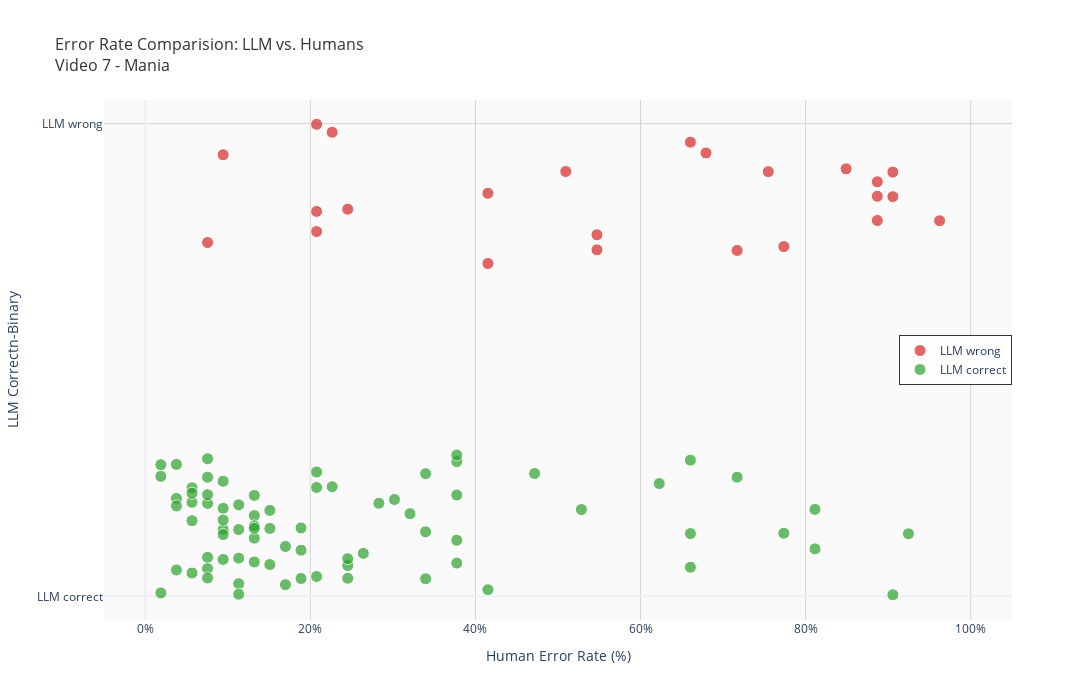
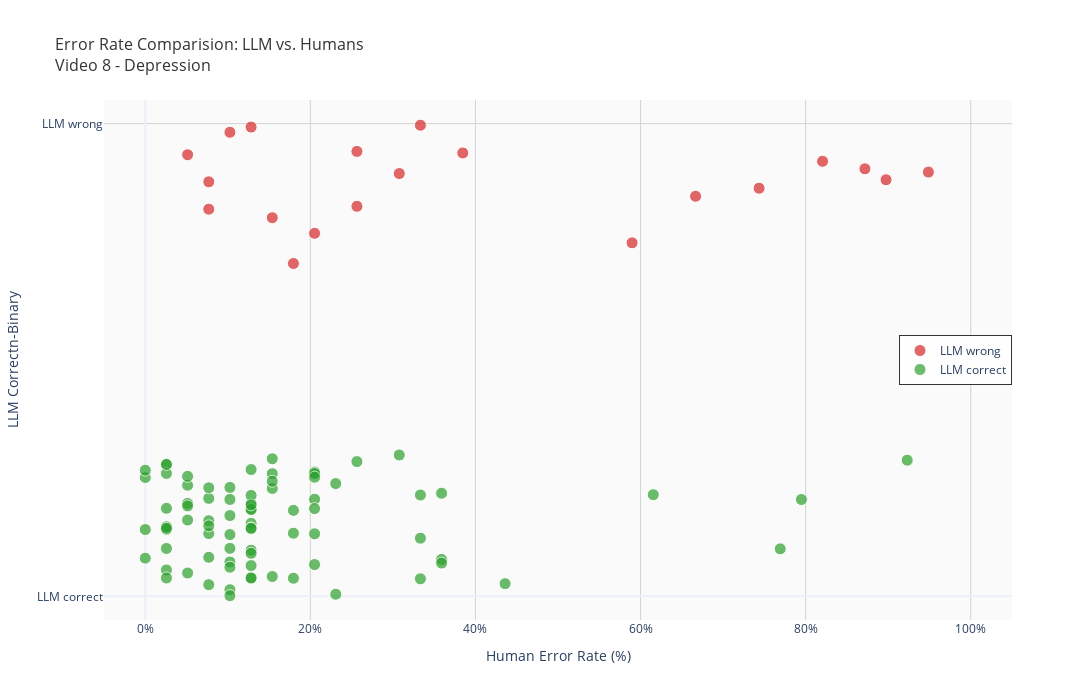
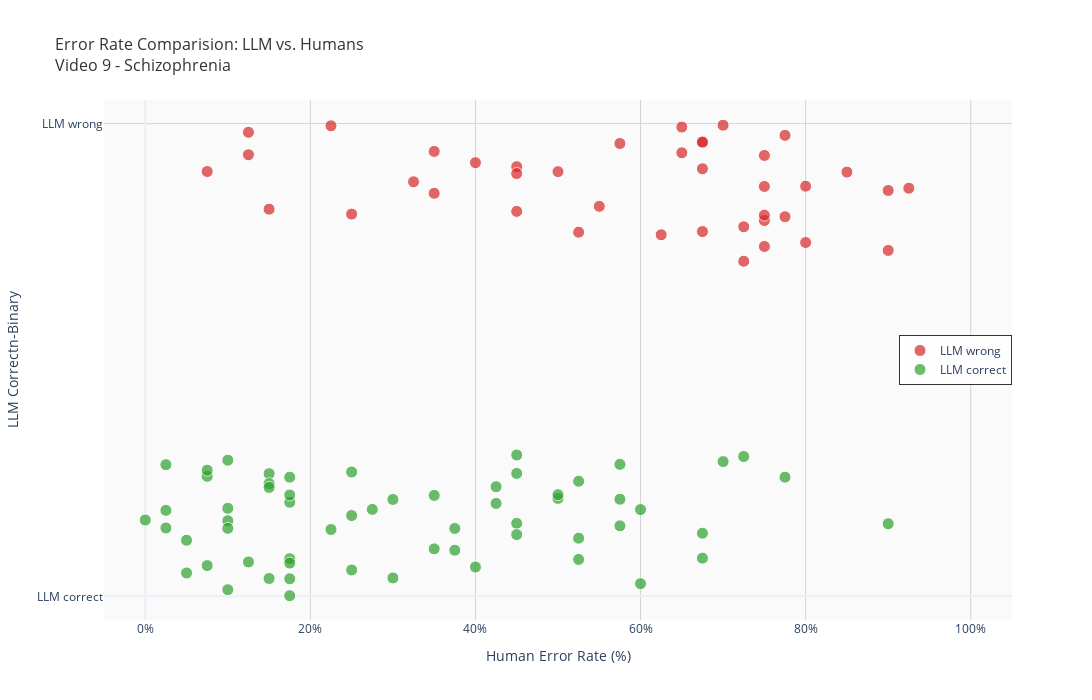

Here is the notebook cell these charts were saved with, in order:
### Markdown cell above
Interactive View of ALL Raters! (CAVE: DIFFERENT FROM NEXT PLOT JUST FOR THE BEST RATERS)

### Code cell
reduced_cols = [col for col in master_df.columns if "reduced" in col]
figures = helper.create_interactive_error_scatter_with_begruendung(
    master_df=master_df.drop(columns=reduced_cols),
    reference=reference,
    best_ai=best_ai,
    psy_cols=psy_cols,
    video_ids=video_ids_in_ki_master
)
